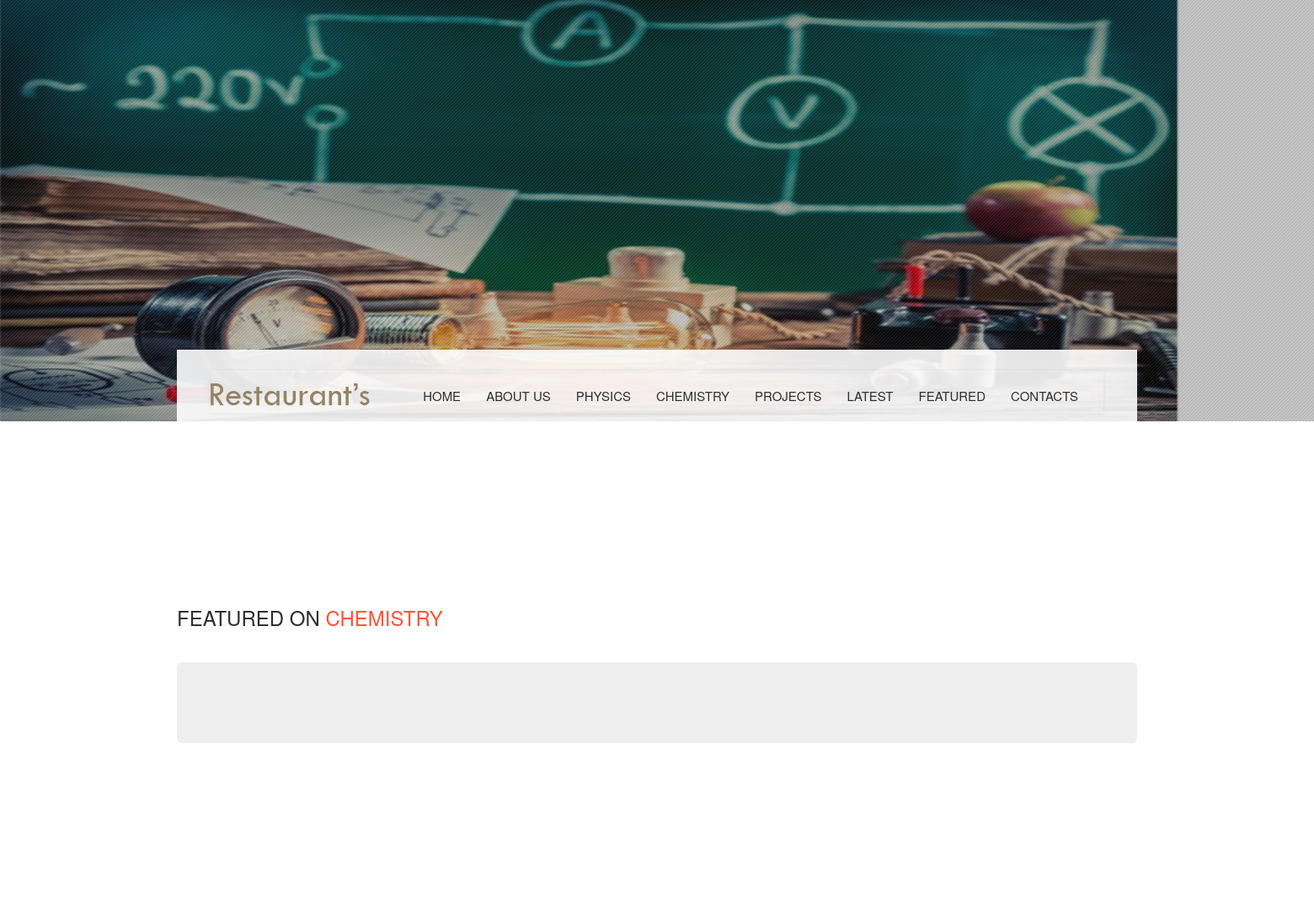
/posts/chemistry/6 (upper part), run on an earlier commit of the app's database.
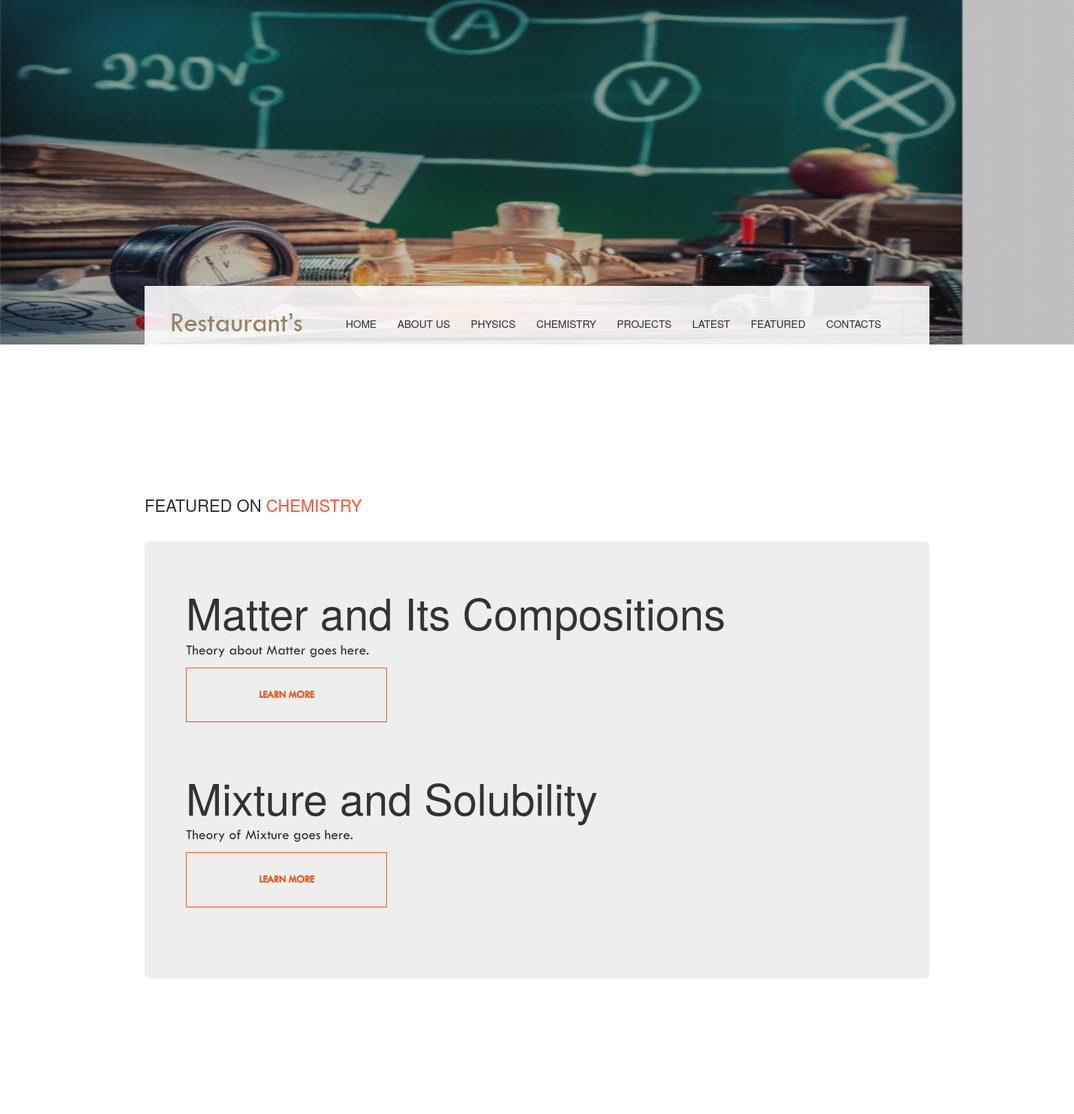
And on a later commit of the database.
### posts/models.py (models this page shows, shortened)
class Explain(models.Model):
	sub = models.ForeignKey(Subjects, on_delete=models.CASCADE)
	topics = models.CharField(max_length=100)
	theory = models.TextField()
	details = models.TextField()
	image = models.FileField(upload_to = 'uploads/',blank=True)

### posts/views.py (the view)
# urls.py: url(r'^chemistry/(?P<sub_id>[0-9]+)$', views.chemistry, name = "chemistry"),
def chemistry(request, sub_id):
	details = Explain.objects.filter(sub_id = 6)
	return render(request,'chemistry.html', {'details':details})

### templates/chemistry.html
   {% extends 'index.html' %}
    {% block content %}
    {% load staticfiles %}
    	 <section id="price">
        <div class="container">
                    <div class="block">
                        <div class="pricing-list">
                            <div class="title">
                                <h3>Featured on <span>Chemistry</span></h3>
                            </div>
                            <ul>
                            	<div class="jumbotron">
                            	{% for detail in details %}
  						<h1>{{detail.topics}}</h1>
  						<p>{{detail.theory}}</p>
  						<p><a class="btn btn-primary btn-sml" href="#" role="button">Learn more</a></p>
  						 <br><div class="border-bottom"></div><br>
								                                {% endfor %}
                               </div>
                            </ul>
                        </div>
                    </div>
        </div>
    </section>
    {% endblock %}

### templates/index.html (shortened to what this page needs)
{% load staticfiles %}
<!DOCTYPE html>
<html class="no-js">
 <head>
    {% include 'base_html.html' %}
</head>
	<body>
    <section id="hero-area">
        <img class="img-responsive" src="{%static 'images/science.png' %}" alt="" >
    </section>
	<nav id="navigation">
        <div class="container">
            <div class="row">
                <div class="col-md-12">
                    <div class="block">
                        <nav class="navbar navbar-default">
                          <div class="container-fluid">
                            <div class="navbar-header">
                                  <a class="navbar-brand" href="#">
                                    <img src="images/logo.png" alt="Logo">
                                  </a>
                            </div>
                            <div class="collapse navbar-collapse" id="bs-example-navbar-collapse-1">
                              <ul class="nav navbar-nav navbar-right" id="top-nav">
                                <li><a href="#hero-area">Home</a></li>
                                <li><a href="#about-us">about us</a></li>
                                <li><a href="{% url 'physics' 5 %}">Physics</a></li>
                                <li><a href="{% url 'chemistry' 6 %}">Chemistry</a></li>
                                <li><a href="#">Projects</a></li>
                                <li><a href="#blog">Latest</a></li>
                                <li><a href="#price">Featured</a></li>
                                <li><a href="#contact-us">Contacts</a></li>
                              </ul>
                            </div>
                          </div>
                        </nav>
                    </div>
                </div>
            </div>
        </div>
	</nav>
      {% block content %}
      {% endblock %}
    <section id="contact-us">
    </section>
	</body>
</html>

### templates/base_html.html (shortened to what this page needs)
{% load staticfiles %}
    <link href="{% static 'css/animate.min.css' %}" rel="stylesheet" type="text/css" media="all">
<link href="{% static 'css/bootstrap.min.css' %}" rel="stylesheet" type="text/css" media="all"/>
<link href="{% static 'css/font-awesome.min.css' %}" rel="stylesheet" type="text/css" media="all" >
<link href="{% static 'css/main.css' %}" rel="stylesheet" type="text/css" media="all"/>
<link href="{% static 'css/own.carousel.css' %}" rel="stylesheet" type="text/css" media="all">
<link href="{% static 'css/responsive.css' %}" rel="stylesheet" type="text/css" media="all"/>
    <link rel="stylesheet" href="https://maxcdn.bootstrapcdn.com/font-awesome/4.5.0/css/font-awesome.min.css">
<link rel="stylesheet" href="https://maxcdn.bootstrapcdn.com/bootstrap/3.3.6/css/bootstrap.min.css">
<link rel="stylesheet" href="https://maxcdn.bootstrapcdn.com/bootstrap/3.3.6/css/bootstrap-theme.min.css">

### static/css/main.css (style rules this page uses)
body { font-family: myfont; font-size: 14px; font-weight: 400; }
h1, h2, h3, h4, h5, h6 { margin: 0px; font-family: myfont; }
h1 { font-size: 36px; }
h3 { font-size: 20px; font-weight: 600; }
p { font-size: 14px; font-weight: 400; line-height: 20px; margin: 0px; font-family: myfont; }
ul { padding: 0; margin: 0; list-style: none; }
a, a:active, a:focus, a:active { text-decoration: none !important; font-size: 15px; }
.title { color: #2E2E2E; text-transform: uppercase; padding: 30px 0px; }
.title span { color: #FF5333; }
#hero-area { position: relative; }
#hero-area:before { content: ""; position: absolute; left: 0; right: 0; bottom: 0; top: 0; width: 100%; height: 100%; background: url("../images/overlay-pattern.png") #000000; opacity: 0.3; }
nav { z-index: 99999; width: 100%; }
nav .block { margin-top: -85px; background: #fff; padding: 25px 40px; background: rgba(255, 255, 255, 0.89); }
nav .block .navbar-default { border: none; border-radius: 0px; margin-bottom: 0; background: none; }
nav .block .navbar-default .navbar-brand { padding-left: 0px; }
nav .block .navbar-default .navbar-nav { padding-top: 10px; }
nav .block .navbar-default .navbar-nav > li > a { color: #2E2E2E; padding: 10px 0px; margin: 0px 15px; font-size: 15px; text-transform: uppercase; }
nav .block .navbar-default .navbar-nav > li > a:before { background-color: transparent; content: ""; position: absolute; left: 0; bottom: 0; display: block; height: 2px; -webkit-transition: .3s all; -o-transition: .3s all; transition: .3s all; width: 0; }
#price { padding: 70px 0px; }
#price .block .pricing-list { padding-top: 85px; }
#price .block .pricing-list ul { padding: 0 0 30px; margin: 0; }
#price .block .pricing-list .btn { padding: 28px 105px; border-radius: 0px; background: none; color: #FF4F02; border: 1px solid #FF4F02; font-size: 15px; text-transform: uppercase; font-weight: 600; -webkit-transition: .3s all; -o-transition: .3s all; transition: .3s all; }
#contact-us { padding: 70px 0px; }

What changed in the data, as far as the page shows it:
added Explain: topics "Matter and Its Compositions", theory "Theory about Matter goes here."
added Explain: topics "Mixture and Solubility", theory "Theory of Mixture goes here."
